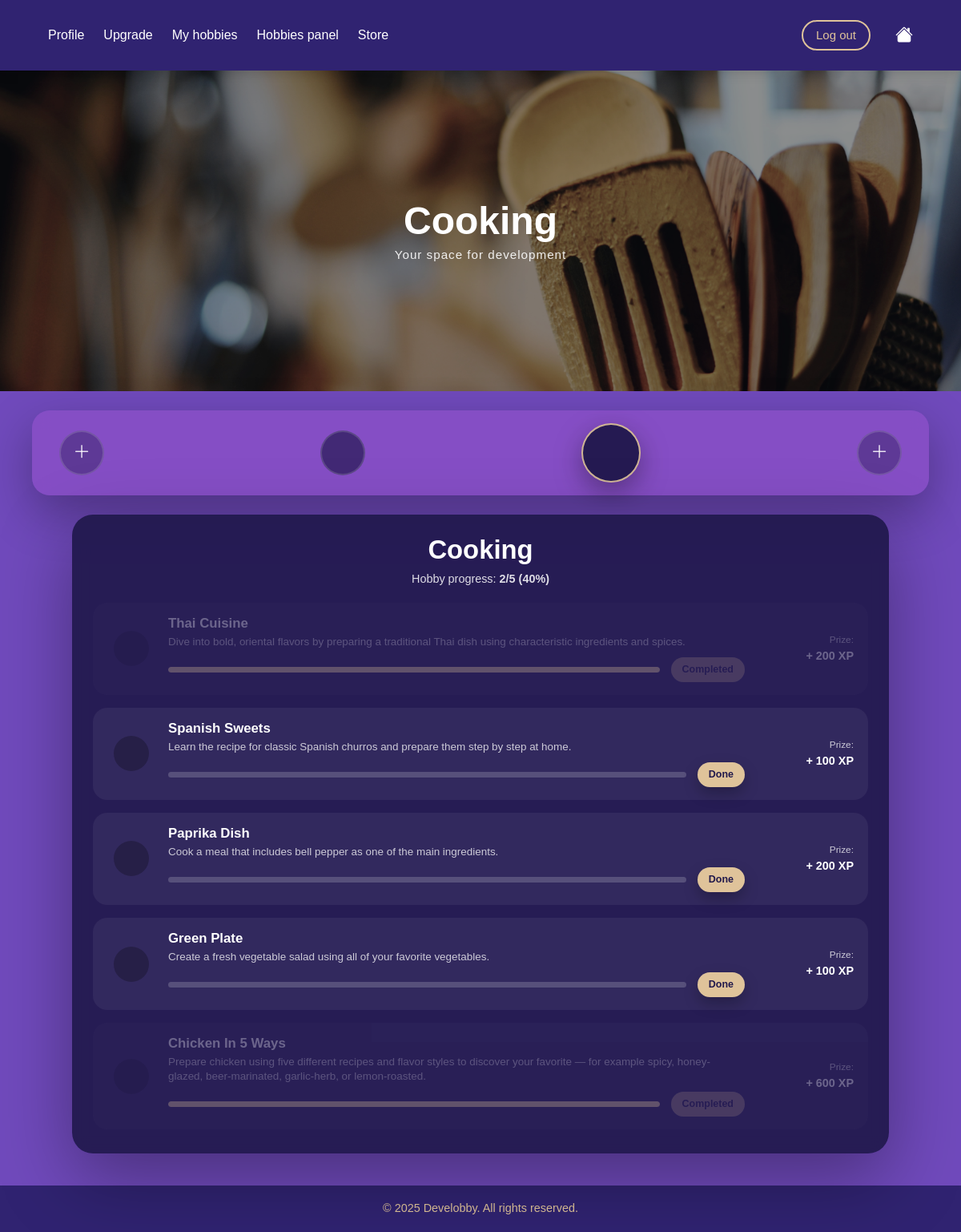
The page /hobby/1/ (signed in) on the database its author committed.
### myapp/models.py (models this page shows, shortened)
class HobbyDetail(models.Model):
    name = models.CharField(max_length=100, unique=True)
    description = models.TextField()

class Challenge(models.Model):
    title = models.CharField(max_length=200)
    description = models.TextField()
    xp_reward = models.PositiveIntegerField()
    hobby_detail = models.ForeignKey(HobbyDetail, on_delete=models.CASCADE)

### myapp/views.py (the view)
# urls.py: path("hobby/<int:detail_id>/", views.hobby_detail, name="hobby_detail"),
@login_required
def hobby_detail(request, detail_id):
    detail = get_object_or_404(HobbyDetail, id=detail_id)
    challenges = Challenge.objects.filter(hobby_detail=detail)
    HOBBY_BANNERS = {
        "Cooking": "hobby_cooking.png",
        "Drawing": "hobby_drawing.png",
        "Coding": "hobby_coding.png",
        "Music": "hobby_music.png",
        "Fitness": "hobby_fitness.png",
    }
    HOBBY_ICONS = {
        "Cooking": "fi fi-rr-hat-chef",
        "Drawing": "fi fi-rr-drawer-alt",
        "Coding": "fi fi-rr-square-terminal",
        "Music": "fi fi-rr-music-alt",
        "Fitness": "fi fi-tr-dumbbell-ray",
    }
    CHALLENGE_ICONS = {
        "Thai Cuisine": "fi fi-sr-bowl-chopsticks-noodles",
        "Spanish Sweets": "fi fi-sr-candy",
        "Paprika Dish": "fi fi-sr-pepper-alt",
        "Green Plate": "fi fi-sr-salad",
        "Chicken In 5 Ways": "fi fi-sr-turkey",
        "Basic Shapes": "fi fi-ss-resources",
        "Still Life Study": "fi fi-sr-apple-whole",
        "Texture Practice": "fi fi-br-fabric",
        "Gesture Sketching": "fi fi-sr-transporter",
        "14 Days Drawing Challenge": "fi fi-br-paintbrush-pencil",
        "Simple Calculator": "fi fi-br-calculator",
        "Data Structures Practice": "fi fi-sr-folder-open",
        "Calendar": "fi fi-br-calendar-day",
        "Rock, Paper, Scissors": "fi fi-sc-gamepad",
        "Roman to Arabic Converter": "fi fi-sr-pillar",
        "Rhythm Foundations": "fi fi-sr-headphones-rhythm",
        "Chill Lo-Fi Vibes": "fi fi-sr-circle-waveform-lines",
        "Sound Collector": "fi fi-sr-microphone",
        "Music for Motion": "fi fi-rr-film",
        "Latin Heat": "fi fi-rs-temperature-high",
        "Warm-Up Essentials": "fi fi-br-yoga-moon",
        "Cardio Exploration": "fi fi-br-treadmill",
        "Build Endurance": "fi fi-rr-dumbbell-weightlifting",
        "Dumbbell Training": "fi fi-sr-gym",
        "Mobility Improvement": "fi fi-br-meditation",
    }
    detail.banner = HOBBY_BANNERS.get(detail.name, "default_banner.png")
    detail.icon = HOBBY_ICONS.get(detail.name, "bi bi-star")
    for ch in challenges:
        ch.icon = CHALLENGE_ICONS.get(ch.title, "bi bi-circle-half")
    hobbies = request.user.hobbies.all()
    for h in hobbies:
        h.detail.icon = HOBBY_ICONS.get(h.detail.name, "bi bi-star")
    user_challenges = UserChallenges.objects.filter(
        user=request.user,
        challenge__in=challenges
    )
    progress_map = {uc.challenge_id: uc for uc in user_challenges}
    for ch in challenges:
        uc = progress_map.get(ch.id)
        if uc is None:
            ch.user_state = "not_started"
        elif uc.completed:
            ch.user_state = "completed"
        else:
            ch.user_state = "done"
    total = challenges.count()
    completed = len([c for c in challenges if c.user_state == "completed"])
    percent = int((completed / total) * 100) if total > 0 else 0
    return render(request, "myapp/hobby_detail.html", {
        "detail": detail,
        "challenges": challenges,
        "hobbies": hobbies,
        "completed": completed,
        "total": total,
        "percent": percent,
    })

### myapp/templates/myapp/hobby_detail.html (shortened to what this page needs)
{% extends "myapp/base.html" %}
{% load static %}
{% block extra_css %}
<link rel="stylesheet" href="{% static 'css/hobby_detail.css' %}">
<link rel='stylesheet' href='https://cdn-uicons.flaticon.com/3.0.0/uicons-bold-rounded/css/uicons-bold-rounded.css'>
<link rel='stylesheet' href='https://cdn-uicons.flaticon.com/3.0.0/uicons-solid-rounded/css/uicons-solid-rounded.css'>
<link rel='stylesheet' href='https://cdn-uicons.flaticon.com/3.0.0/uicons-regular-straight/css/uicons-regular-straight.css'>
<link rel='stylesheet' href='https://cdn-uicons.flaticon.com/3.0.0/uicons-brands/css/uicons-brands.css'>
<link rel='stylesheet' href='https://cdn-uicons.flaticon.com/3.0.0/uicons-regular-rounded/css/uicons-regular-rounded.css'>
<link rel='stylesheet' href='https://cdn-uicons.flaticon.com/3.0.0/uicons-solid-straight/css/uicons-solid-straight.css'>
<link rel='stylesheet' href='https://cdn-uicons.flaticon.com/3.0.0/uicons-solid-chubby/css/uicons-solid-chubby.css'>
<link rel='stylesheet' href='https://cdn-uicons.flaticon.com/3.0.0/uicons-thin-rounded/css/uicons-thin-rounded.css'>
{% endblock %}
{% block content %}
<div class="hobby-banner"
     style="background-image: url('{% static 'img/' %}{{ detail.banner }}');">
    <div class="banner-text">
        <h1 class="hero-title">{{ detail.name }}</h1>
        <p class="hero-subtitle">Your space for development</p>
    </div>
</div>
<div class="hobby-icons-bar">
    <button class="circle-btn plus-btn" title="Add hobby">
        <i class="bi bi-plus-lg"></i>
    </button>
    {% for hobby in hobbies %}
        <button class="circle-btn {% if hobby.detail.id == detail.id %}active{% endif %}"
                title="{{ hobby.detail.name }}"
                onclick="window.location.href='{% url 'hobby_detail' hobby.detail.id %}'">
        </button>
    {% endfor %}
    <button class="circle-btn plus-btn" title="Add hobby">
        <i class="bi bi-plus-lg"></i>
    </button>
</div>
<div class="hobby-card">
    <div class="hobby-head">
        <h2>{{ detail.name }}</h2>
        <p>Hobby progress: <b>{{ completed }}/{{ total }} ({{ percent }}%)</b></p>
    </div>
    <div class="tasks-list">
        {% for challenge in challenges %}
        <article class="task-item {% if challenge.user_state == 'completed' %}disabled{% endif %}">
            <div class="task-col-icon">
                <div class="task-icon">
                </div>
            </div>
            <div class="task-col-main">
                <h3>{{ challenge.title }}</h3>
                <p>{{ challenge.description }}</p>
                <div class="task-progress-row">
                    <div class="task-bar">
                        <div class="task-fill"
                            style="width:
                            {% if challenge.user_state == 'completed' %}100%
                            {% elif challenge.user_state == 'done' %}100%
                            {% else %}0%
                            {% endif %}
                            ">
                        </div>
                    </div>
                    {% if challenge.user_state == "not_started" %}
                        <a href="{% url 'challenge_done' challenge.id %}" class="mini-btn">Done</a>
                    {% elif challenge.user_state == "done" %}
                        <a href="{% url 'challenge_collect' challenge.id %}" class="mini-btn">Collect prize</a>
                    {% elif challenge.user_state == "completed" %}
                        <button class="mini-btn" disabled>Completed</button>
                    {% endif %}
                </div>
            </div>
            <div class="task-col-xp">
                <span class="prize-label">Prize:</span>
                <span class="prize-xp">+ {{ challenge.xp_reward }} XP</span>
            </div>
        </article>
        {% endfor %}
    </div>
</div>
<footer class="main-footer">
  © 2025 Develobby. All rights reserved.
</footer>
{% endblock %}

### myapp/static/css/style.css (style rules this page uses)
:root { --dark-purple: #302371; --purple: #543EA7; --beige: #DFC39A; --violet: #704ABC; --pink-violet: #9753CC; --light-violet: #B4A2E7; --white: #ffffff; }
* { box-sizing: border-box; margin: 0; padding: 0; font-family: 'Arial', sans-serif; }
body { margin: 0; background: #704ABC; color: var(--white); }
.hero-subtitle { font-size: 1rem; letter-spacing: 1px; margin-bottom: 2px; line-height: 1.1; }
.hero-title { font-size: 2.2rem; font-weight: 700; margin-top: 6px; margin-bottom: 18px; }
.main-footer { background-color: #302371; color: #DFC39A; text-align: center; padding: 18px 12px; font-size: 0.9rem; font-weight: 500; }
a { text-decoration: none !important; }

### myapp/static/css/hobby_detail.css (style rules this page uses)
:root { --dark-purple: #20184B; --purple: #402F96; --beige: #DFC39A; --white: #ffffff; --card: rgba(32, 24, 75, 0.90); --card-soft: rgba(32, 24, 75, 0.74); }
.hobby-banner { width: 100%; height: 400px; background-size: cover; background-position: center 30%; background-repeat: no-repeat; position: relative; overflow: hidden; }
.banner-text { position: absolute; inset: 0; background: rgba(0,0,0,0.42); display: flex; flex-direction: column; justify-content: center; align-items: center; text-align: center; }
.hero-title { font-size: 3rem; font-weight: 900; margin: 0; }
.hero-subtitle { margin-top: 6px; opacity: 0.9; font-size: 0.95rem; }
.hobby-icons-bar { width: 100%; max-width: 1120px; margin: 24px auto; background: rgba(151, 83, 204, 0.55); border-radius: 22px; display: flex; justify-content: space-between; align-items: center; padding: 16px 34px; box-shadow: 0 22px 60px rgba(0,0,0,0.30); backdrop-filter: blur(10px); }
.circle-btn { width: 56px; height: 56px; border-radius: 999px; border: 2px solid rgba(255,255,255,0.14); background: rgba(32, 24, 75, 0.65); color: white; display: grid; place-items: center; font-size: 1.35rem; cursor: pointer; transition: transform 0.15s ease, opacity 0.15s ease; }
.circle-btn.active { width: 74px; height: 74px; font-size: 1.75rem; background: rgba(32, 24, 75, 0.95); border: 2px solid rgba(223,195,154,0.92); box-shadow: 0 12px 35px rgba(0,0,0,0.35); }
.plus-btn { background: rgba(32, 24, 75, 0.38); }
.hobby-card { max-width: 1020px; margin: 24px auto 40px; background: rgba(32, 24, 75, 0.92); border-radius: 26px; padding: 24px 26px 30px; box-shadow: 0 30px 90px rgba(0,0,0,0.35); backdrop-filter: blur(10px); }
.hobby-head { text-align: center; margin-bottom: 18px; }
.hobby-head h2 { font-size: 2.05rem; font-weight: 900; margin: 0; }
.hobby-head p { margin: 7px 0 0; opacity: 0.85; font-size: 0.9rem; }
.tasks-list { display: flex; flex-direction: column; gap: 16px; }
.task-item { display: grid; grid-template-columns: 60px 1fr 120px; gap: 16px; background: rgba(255,255,255,0.06); border-radius: 18px; padding: 16px 18px; align-items: center; }
.task-col-icon { display: flex; justify-content: center; }
.task-icon { width: 44px; height: 44px; border-radius: 999px; background: rgba(0,0,0,0.25); display: grid; place-items: center; font-size: 1.25rem; }
.task-col-main h3 { margin: 0; font-size: 1.05rem; font-weight: 900; }
.task-col-main p { margin: 4px 0 10px; opacity: 0.75; font-size: 0.84rem; line-height: 1.35; }
.task-progress-row { display: flex; align-items: center; gap: 14px; }
.task-bar { flex: 1; height: 7px; background: rgba(255,255,255,0.18); border-radius: 99px; overflow: hidden; }
.task-fill { height: 100%; background: var(--beige); border-radius: 99px; }
.mini-btn { flex-shrink: 0; background: var(--beige); color: var(--dark-purple); border: none; border-radius: 999px; padding: 6px 14px; font-size: 0.78rem; font-weight: 700; cursor: pointer; box-shadow: 0 8px 18px rgba(0,0,0,0.25); }
.task-col-xp { text-align: right; }
.prize-label { display: block; font-size: 0.74rem; opacity: 0.75; }
.prize-xp { display: block; font-weight: 900; font-size: 0.9rem; }
.task-item.disabled { opacity: 0.32; }
.task-item.disabled .mini-btn { cursor: not-allowed; opacity: 0.55; box-shadow: none; }
.main-footer { background-color: #302371; color: #DFC39A; text-align: center; padding: 18px 12px; font-size: 0.9rem; font-weight: 500; }

### rows shown on the page
HobbyDetail: name "Cooking"
Challenge: title "Thai Cuisine", description "Dive into bold, oriental flavors by preparing a traditional Thai dish using characteristic ingredients and spices.", shows "Completed", xp_reward "200"
Challenge: title "Spanish Sweets", description "Learn the recipe for classic Spanish churros and prepare them step by step at home.", shows "Done", xp_reward "100"
Challenge: title "Paprika Dish", description "Cook a meal that includes bell pepper as one of the main ingredients.", shows "Done", xp_reward "200"
Challenge: title "Green Plate", description "Create a fresh vegetable salad using all of your favorite vegetables.", shows "Done", xp_reward "100"
Challenge: title "Chicken In 5 Ways", description "Prepare chicken using five different recipes and flavor styles to discover your favorite — for example spicy, honey-glazed, beer-marinated, garlic-herb, or lemon-roasted.", shows "Completed", xp_reward "600"

### other values the page prints
{{ completed }} "2"
{{ total }} "5"
{{ percent }} "40"
